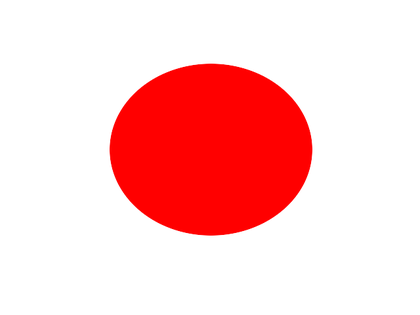
%> input picture packages/vision/matlab/blob.png, 420 x 315 px, shrunk from 640 x 480 before the run
$ octave --eval "result = edgedetector(imread('blob.png'));"   (GNU Octave 9; MATLAB toolbox functions it lacks are replaced by stand-ins)
%> lines starting %> are read from the running program, lines starting %| are printed output that depends on the picture; in (x1, y1, x2, y2) boxes, pixels count from 0 and x2, y2 are one past the last pixel; in counts of white or black regions, pixels touching at a corner belong together; the program's own positions count from 1
### packages/vision/matlab/edge.m
function [eout,thresh,gv_45,gh_135] = edge(varargin)
%EDGE Find edges in intensity image.
%   EDGE takes an intensity or a binary image I as its input, and returns a
%   binary image BW of the same size as I, with 1's where the function
%   finds edges in I and 0's elsewhere.
%
%   EDGE supports six different edge-finding methods:
%
%      The Sobel method finds edges using the Sobel approximation to the
%      derivative. It returns edges at those points where the gradient of
%      I is maximum.
%
%      The Prewitt method finds edges using the Prewitt approximation to
%      the derivative. It returns edges at those points where the gradient
%      of I is maximum.
%
%      The Roberts method finds edges using the Roberts approximation to
%      the derivative. It returns edges at those points where the gradient
%      of I is maximum.
%
%      The Laplacian of Gaussian method finds edges by looking for zero
%      crossings after filtering I with a Laplacian of Gaussian filter.
%
%      The zero-cross method finds edges by looking for zero crossings
%      after filtering I with a filter you specify.
%
%      The Canny method finds edges by looking for local maxima of the
%      gradient of I. The gradient is calculated using the derivative of a
%      Gaussian filter. The method uses two thresholds, to detect strong
%      and weak edges, and includes the weak edges in the output only if
%      they are connected to strong edges. This method is therefore less
%      likely than the others to be "fooled" by noise, and more likely to
%      detect true weak edges.
%
%   The parameters you can supply differ depending on the method you
%   specify. If you do not specify a method, EDGE uses the Sobel method.
%
%   Sobel Method
%   ------------
%   BW = EDGE(I,'sobel') specifies the Sobel method.
%
%   BW = EDGE(I,'sobel',THRESH) specifies the sensitivity threshold for
%   the Sobel method. EDGE ignores all edges that are not stronger than
%   THRESH.  If you do not specify THRESH, or if THRESH is empty ([]),
%   EDGE chooses the value automatically.
%
%   BW = EDGE(I,'sobel',THRESH,DIRECTION) specifies directionality for the
%   Sobel method. DIRECTION is a string specifying whether to look for
%   'horizontal' or 'vertical' edges, or 'both' (the default).
%
%   BW = EDGE(I,'sobel',...,OPTIONS) provides an optional string
%   input. String 'nothinning' speeds up the operation of the algorithm by
%   skipping the additional edge thinning stage. By default, or when
%   'thinning' string is specified, the algorithm applies edge thinning.
%
%   [BW,thresh] = EDGE(I,'sobel',...) returns the threshold value.
%
%   [BW,thresh,gv,gh] = EDGE(I,'sobel',...) returns vertical and
%   horizontal edge responses to Sobel gradient operators. You can
%   also use these expressions to obtain gradient responses:
%   if ~(isa(I,'double') || isa(I,'single')); I = im2single(I); end
%   gh = imfilter(I,fspecial('sobel') /8,'replicate'); and
%   gv = imfilter(I,fspecial('sobel')'/8,'replicate');
%
%   Prewitt Method
%   --------------
%   BW = EDGE(I,'prewitt') specifies the Prewitt method.
%
%   BW = EDGE(I,'prewitt',THRESH) specifies the sensitivity threshold for
%   the Prewitt method. EDGE ignores all edges that are not stronger than
%   THRESH. If you do not specify THRESH, or if THRESH is empty ([]),
%   EDGE chooses the value automatically.
%
%   BW = EDGE(I,'prewitt',THRESH,DIRECTION) specifies directionality for
%   the Prewitt method. DIRECTION is a string specifying whether to look
%   for 'horizontal' or 'vertical' edges, or 'both' (the default).
%
%   BW = EDGE(I,'prewitt',...,OPTIONS) provides an optional string
%   input. String 'nothinning' speeds up the operation of the algorithm by
%   skipping the additional edge thinning stage. By default, or when
%   'thinning' string is specified, the algorithm applies edge thinning.
%
%   [BW,thresh] = EDGE(I,'prewitt',...) returns the threshold value.
%
%   [BW,thresh,gv,gh] = EDGE(I,'prewitt',...) returns vertical and
%   horizontal edge responses to Prewitt gradient operators. You can
%   also use these expressions to obtain gradient responses:
%   if ~(isa(I,'double') || isa(I,'single')); I = im2single(I); end
%   gh = imfilter(I,fspecial('prewitt') /6,'replicate'); and
%   gv = imfilter(I,fspecial('prewitt')'/6,'replicate');
%
%   Roberts Method
%   --------------
%   BW = EDGE(I,'roberts') specifies the Roberts method.
%
%   BW = EDGE(I,'roberts',THRESH) specifies the sensitivity threshold for
%   the Roberts method. EDGE ignores all edges that are not stronger than
%   THRESH. If you do not specify THRESH, or if THRESH is empty ([]),
%   EDGE chooses the value automatically.
%
%   BW = EDGE(I,'roberts',...,OPTIONS) provides an optional string
%   input. String 'nothinning' speeds up the operation of the algorithm by
%   skipping the additional edge thinning stage. By default, or when
%   'thinning' string is specified, the algorithm applies edge thinning.
%
%   [BW,thresh] = EDGE(I,'roberts',...) returns the threshold value.
%
%   [BW,thresh,g45,g135] = EDGE(I,'roberts',...) returns 45 degree and
%   135 degree edge responses to Roberts gradient operators. You can
%   also use these expressions to obtain gradient responses:
%   if ~(isa(I,'double') || isa(I,'single')); I = im2single(I); end
%   g45  = imfilter(I,[1 0; 0 -1]/2,'replicate'); and
%   g135 = imfilter(I,[0 1;-1  0]/2,'replicate');
%
%   Laplacian of Gaussian Method
%   ----------------------------
%   BW = EDGE(I,'log') specifies the Laplacian of Gaussian method.
%
%   BW = EDGE(I,'log',THRESH) specifies the sensitivity threshold for the
%   Laplacian of Gaussian method. EDGE ignores all edges that are not
%   stronger than THRESH. If you do not specify THRESH, or if THRESH is
%   empty ([]), EDGE chooses the value automatically.
%
%   BW = EDGE(I,'log',THRESH,SIGMA) specifies the Laplacian of Gaussian
%   method, using SIGMA as the standard deviation of the LoG filter. The
%   default SIGMA is 2; the size of the filter is N-by-N, where
%   N=CEIL(SIGMA*3)*2+1.
%
%   [BW,thresh] = EDGE(I,'log',...) returns the threshold value.
%
%   Zero-cross Method
%   -----------------
%   BW = EDGE(I,'zerocross',THRESH,H) specifies the zero-cross method,
%   using the specified filter H. If THRESH is empty ([]), EDGE chooses
%   the sensitivity threshold automatically.
%
%   [BW,THRESH] = EDGE(I,'zerocross',...) returns the threshold value.
%
%   Canny Method
%   ----------------------------
%   BW = EDGE(I,'canny') specifies the Canny method.
%
%   BW = EDGE(I,'canny',THRESH) specifies sensitivity thresholds for the
%   Canny method. THRESH is a two-element vector in which the first element
%   is the low threshold, and the second element is the high threshold. If
%   you specify a scalar for THRESH, this value is used for the high
%   threshold and 0.4*THRESH is used for the low threshold. If you do not
%   specify THRESH, or if THRESH is empty ([]), EDGE chooses low and high
%   values automatically.
%
%   BW = EDGE(I,'canny',THRESH,SIGMA) specifies the Canny method, using
%   SIGMA as the standard deviation of the Gaussian filter. The default
%   SIGMA is 1; the size of the filter is chosen automatically, based
%   on SIGMA.
%
%   [BW,thresh] = EDGE(I,'canny',...) returns the threshold values as a
%   two-element vector.
%
%   Class Support
%   -------------
%   I is a nonsparse numeric array. BW is of class logical.
%
%   Remarks
%   -------
%   For the 'log' and 'zerocross' methods, if you specify a
%   threshold of 0, the output image has closed contours, because
%   it includes all of the zero crossings in the input image.
%
%   Example
%   -------
%   Find the edges of the circuit.tif image using the Prewitt and Canny
%   methods:
%
%       I = imread('circuit.tif');
%       BW1 = edge(I,'prewitt');
%       BW2 = edge(I,'canny');
%       figure, imshow(BW1)
%       figure, imshow(BW2)
%
%   See also FSPECIAL.

%   OBSOLETE syntax
%   --------------------
%   BW = EDGE(... ,K) allows the specification of a directionality
%   factor, K.  This only works for the 'sobel', 'prewitt', and
%   'roberts' methods.   K must be a 1-by-2 vector, K = [kx ky].
%   For Sobel and Prewitt, K=[1 0] looks for vertical edges,
%   K=[0 1] looks for horizontal edges, and K=[1 1], the default,
%   looks for non-directional edges.   For the Roberts edge detector,
%   K=[1 0] looks for 135 degree diagonal edges, K=[0 1] looks
%   for 45 degree diagonal edges, and K=[1 1], the default, looks
%   for non-directional edges.
%
%   Copyright 1992-2008 The MathWorks, Inc.
%   $Revision: 5.26.4.7 $  $Date: 2008/04/03 03:10:52 $

[a,method,thresh,sigma,thinning,H,kx,ky] = parse_inputs(varargin{:});
%> in parse_inputs, I is the input picture: size 315x420x3 uint8; mean R, G, B 255, 202.3, 202.3
%> the loop in parse_inputs, `for i = 2:nargin` made 2 passes
%> after the loop in parse_inputs, `for i = 2:nargin`: Direction = 'both'; Thinning = true; nonstr = 3
%> the loop in parse_inputs, `for i = nonstr` made 1 pass
%> after the loop in parse_inputs, `for i = nonstr`: Sigma = 1
%> method = 'canny'; thresh = 0.15; sigma = 1; thinning = true; H = []; kx = 1; ky = 1

% Check that the user specified a valid number of output arguments
grad_method_idx = strmatch(method,{'sobel','roberts','prewitt'});
%> grad_method_idx = []
if isempty(grad_method_idx) && (nargout>2)
  eid = sprintf('Images:%s:tooManyOutputs', mfilename);
  msg = 'Too many output arguments';
  error(eid,'%s',msg);
end

% Transform to a double precision intensity image if necessary
if ~isa(a,'double') && ~isa(a,'single')
  a = im2single(a);
end

[m,n,d] = size(a);

% The output edge map:
e = false(m,n);

if strcmp(method,'canny')
  % Magic numbers
  GaussianDieOff = .0001;
  PercentOfPixelsNotEdges = .7; % Used for selecting thresholds
  ThresholdRatio = .4;          % Low thresh is this fraction of the high.

  % Design the filters - a gaussian and its derivative

  pw = 1:30; % possible widths
  ssq = sigma^2;
%> ssq = 1
  width = find(exp(-(pw.*pw)/(2*ssq))>GaussianDieOff,1,'last');
%> width = 4
  if isempty(width)
    width = 1;  % the user entered a really small sigma
  end

  t = (-width:width);
%> t = [-4 -3 -2 -1 0 1 2 3 4]
  gau = exp(-(t.*t)/(2*ssq))/(2*pi*ssq);     % the gaussian 1D filter
%> gau = [5.34e-05 0.00177 0.0215 0.0965 0.159 0.0965 0.0215 0.00177 5.34e-05]

  % Find the directional derivative of 2D Gaussian (along X-axis)
  % Since the result is symmetric along X, we can get the derivative along
  % Y-axis simply by transposing the result for X direction.
  [x,y]=meshgrid(-width:width,-width:width);
  dgau2D=-x.*exp(-(x.*x+y.*y)/(2*ssq))/(pi*ssq);
%> dgau2D = [1.43e-07 3.56e-06 2.89e-05 6.48e-05 0 -6.48e-05 -2.89e-05 -3.56e-06 -1.43e-07; 4.74e-06 0.000118 0.000957 0.00214 0 -0.00214 -0.000957 -0.000118 -4.74e-06; 5.78e-05 0.00144 0.0117 0.0261 0 -0.0261 -0.0117 -0.00144 -5.78e-05; 0.000259 0.00643 0.0523 0.117 0 -0.117 -0.0523 -0.00643 -0.000259; 0.000427 0.0106 0.0862 0.193 0 -0.193 -0.0862 -0.0106 -0.000427; 0.000259 0.00643 0.0523 0.117 0 -0.117 -0.0523 -0.00643 -0.000259; 5.78e-05 0.00144 0.0117 0.0261 0 -0.0261 -0.0117 -0.00144 -5.78e-05; 4.74e-06 0.000118 0.000957 0.00214 0 -0.00214 -0.000957 -0.000118 -4.74e-06; 1.43e-07 3.56e-06 2.89e-05 6.48e-05 0 -6.48e-05 -2.89e-05 -3.56e-06 -1.43e-07]

  % Convolve the filters with the image in each direction
  % The canny edge detector first requires convolution with
  % 2D gaussian, and then with the derivitave of a gaussian.
  % Since gaussian filter is separable, for smoothing, we can use
  % two 1D convolutions in order to achieve the effect of convolving
  % with 2D Gaussian.  We convolve along rows and then columns.

  %smooth the image out
  aSmooth=imfilter(a,gau,'conv','replicate');   % run the filter across rows
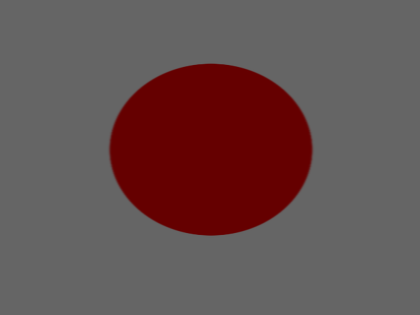
%> aSmooth: size 315x420x3 single; mean R, G, B 0.399, 0.316, 0.316
  aSmooth=imfilter(aSmooth,gau','conv','replicate'); % and then across columns

  % Multi dimensional filter
  sz = size(size(a));
  if sz(2) == 3
      ch1x = imfilter(aSmooth(:,:,1), dgau2D, 'conv','replicate');
%> ch1x: size 315x420 single; every value is -5.94e-11
      ch1y = imfilter(aSmooth(:,:,1), dgau2D', 'conv','replicate');
%> ch1y: size 315x420 single; every value is -1.74e-09

      ch2x = imfilter(aSmooth(:,:,2), dgau2D, 'conv','replicate');
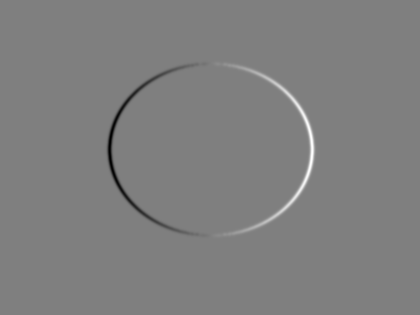
%> ch2x: size 315x420 single; min -0.0852, max 0.0852, mean -5.39e-12; drawn with min black and max white
      ch2y = imfilter(aSmooth(:,:,2), dgau2D', 'conv','replicate');
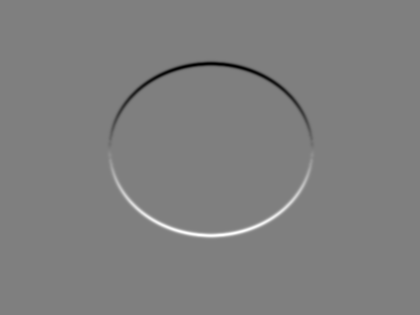
%> ch2y: size 315x420 single; min -0.0853, max 0.0854, mean -1.25e-09; drawn with min black and max white

      ch3x = imfilter(aSmooth(:,:,3), dgau2D, 'conv','replicate');
      ch3y = imfilter(aSmooth(:,:,3), dgau2D', 'conv','replicate');

      ax = (ch1x + ch2x + ch3x) ./ 3;
      ay = (ch1y + ch2y + ch3y) ./ 3;
  else
      %apply directional derivatives
      ax = imfilter(aSmooth, dgau2D, 'conv','replicate');
      ay = imfilter(aSmooth, dgau2D', 'conv','replicate');
  end

  mag = sqrt((ax.*ax) + (ay.*ay));
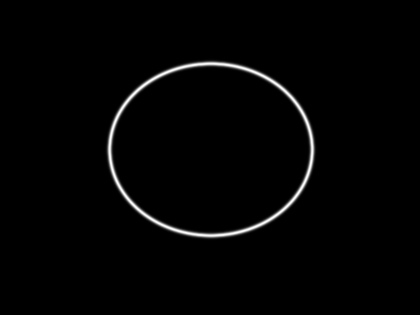
%> mag: size 315x420 single; min 5.19e-11, max 0.0582, mean 0.000944; drawn with min black and max white
  magmax = max(mag(:));
%> magmax = 0.0582
  if magmax>0
      mag = mag / magmax;   % normalize
  end

  % Select the thresholds
  if isempty(thresh)
    counts=imhist(mag, 64);
    highThresh = find(cumsum(counts) > PercentOfPixelsNotEdges*m*n,...
                      1,'first') / 64;
    lowThresh = ThresholdRatio*highThresh;
    thresh = [lowThresh highThresh];
  elseif length(thresh)==1
    highThresh = thresh;
%> highThresh = 0.15
    if thresh>=1
      eid = sprintf('Images:%s:thresholdMustBeLessThanOne', mfilename);
      msg = 'The threshold must be less than 1.';
      error(eid,'%s',msg);
    end
    lowThresh = ThresholdRatio*thresh;
%> lowThresh = 0.06
    thresh = [lowThresh highThresh];
%> thresh = [0.06 0.15]
  elseif length(thresh)==2
    lowThresh = thresh(1);
    highThresh = thresh(2);
    if (lowThresh >= highThresh) || (highThresh >= 1)
      eid = sprintf('Images:%s:thresholdOutOfRange', mfilename);
      msg = 'Thresh must be [low high], where low < high < 1.';
      error(eid,'%s',msg);
    end
  end

  % The next step is to do the non-maximum suppression.
  % We will accrue indices which specify ON pixels in strong edgemap
  % The array e will become the weak edge map.
  idxStrong = [];
  for dir = 1:4
    idxLocalMax = cannyFindLocalMaxima(dir,ax,ay,mag);
    idxWeak = idxLocalMax(mag(idxLocalMax) > lowThresh);
    e(idxWeak)=1;
    idxStrong = [idxStrong; idxWeak(mag(idxWeak) > highThresh)];
  end
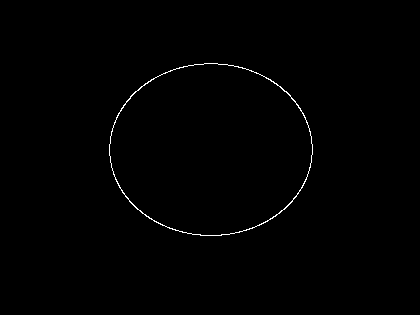
%> e: size 315x420 logical; 0.51% white in thin lines or dots, all inside (x1, y1, x2, y2) = (109, 63, 313, 236)
%> after the loop, idxStrong = 678 values, max 98435 at index 678, min 34480 at index 536, mean 66439.8

  if ~isempty(idxStrong) % result is all zeros if idxStrong is empty
    rstrong = rem(idxStrong-1, m)+1;
%> rstrong = 678 values, max 236 at index 233, min 64 at index 244, mean 150.9
%> (the rest of the program and of its run is left out)
